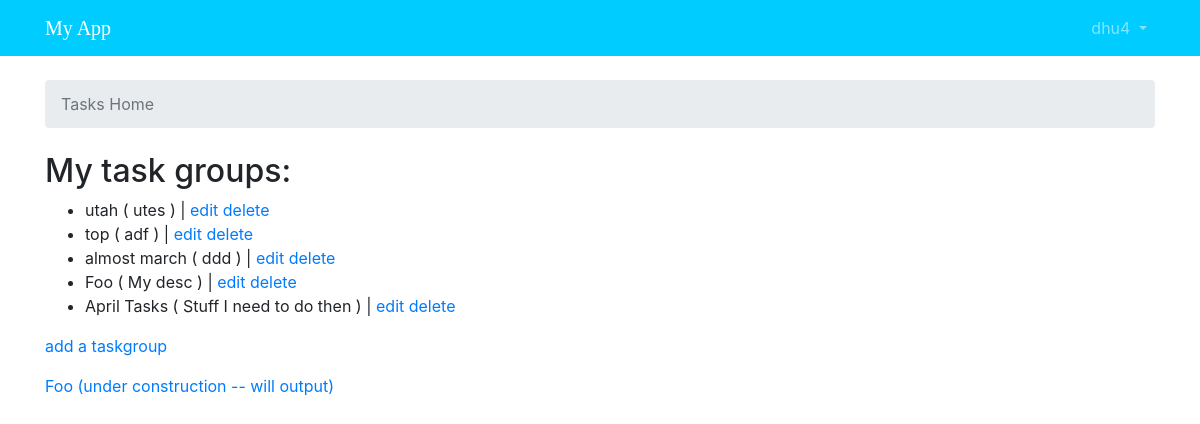
/task/ (signed in), run on the app's committed database.
### task/models.py (models this page shows, shortened)
class TaskGroup(models.Model):
    task_group_name = models.CharField(max_length=30, unique=True)
    description = models.CharField(max_length=100)
    author = models.ForeignKey(User, on_delete=models.PROTECT, related_name='TaskGroups')

### task/views.py (the view)
# urls.py: path('', views.TaskgroupList.as_view(), name='taskgroup_list'),
@method_decorator(login_required, name='dispatch')
class TaskgroupList(ListView):
    model = TaskGroup
    def get_queryset(self):
        queryset = TaskGroup.objects.all().filter(author=self.request.user).order_by('-task_group_name')
        return queryset

### task/templates/task/taskgroup_list.html (shortened to what this page needs)
{% extends "base_tasks.html" %}
{% block breadcrumb %}
  <li class="breadcrumb-item active">
    Tasks Home
  </li>
{% endblock %}
{% block content %}
<h2>My task groups: </h2>
<div>
    <ul>
        {% for taskgroup in object_list %}
            <li>{{ taskgroup.task_group_name }} ( {{ taskgroup.description }} ) | <a
                    href="{% url 'taskgroup_update' taskgroup.pk %}">edit</a>
                    <a href="{% url 'taskgroup_delete' taskgroup.pk %}">delete</a>
            </li>
        {% empty %}
            <li>No taskgroups defined yet.</li>
        {% endfor %}
    </ul>
    <p>
      <a href="{% url 'taskgroup_add' %}">add a taskgroup</a>
    </p>
</div>
<a href="{% url 'foo' %}">Foo (under construction -- will output)</a>
{% endblock %}

### templates/base.html (shortened to what this page needs)
{% load static %}<!DOCTYPE html>
<html>
  <head>
    <link rel="stylesheet" href="{% static 'css/bootstrap.min.css' %}">
    <link rel="stylesheet" href="{% static 'css/app.css' %}">
  </head>
  <body>
    {% block body %}
    <nav class="navbar navbar-expand-sm navbar-dark bg-dark">
      <div class="container">
        <a class="navbar-brand" href="{% url 'homeward' %}">My App</a>
        <div class="collapse navbar-collapse" id="mainMenu">
          {% if user.is_authenticated %}
            <ul class="navbar-nav ml-auto">
              <li class="nav-item dropdown">
                <a class="nav-link dropdown-toggle" href="#" id="userMenu" data-toggle="dropdown" aria-haspopup="true" aria-expanded="false">
                  {{ user.username }}
                </a>
              </li>
            </ul>
          {% else %}
            <form class="form-inline ml-auto">
              <a href="{% url 'login_alternate' %}" class="btn btn-outline-secondary">Log in</a>
              <a href="{% url 'signup' %}" class="btn btn-primary ml-2">Sign up</a>
            </form>
          {% endif %}
        </div>
      </div>
    </nav>
      <div class="container">
        <ol class="breadcrumb my-4">
          {% block breadcrumb %}
          {% endblock %}
        </ol>
        {% block content %}
        {% endblock %}
      </div>
    {% endblock body %}
  </body>
</html>

### static/css/app.css (style rules this page uses)
.navbar-brand { font-family: 'Peralta', cursive; }

### templates/base.html (style rules this page uses)
.bg-dark { background-color: #00ccff!important; border-color: #E7E7E7; }

### data on the page
TaskGroup: task_group_name "utah", description "utes"
TaskGroup: task_group_name "top", description "adf"
TaskGroup: task_group_name "almost march", description "ddd"
TaskGroup: task_group_name "Foo", description "My desc"
TaskGroup: task_group_name "April Tasks", description "Stuff I need to do then"

### other printed values
{{ user.username }} "dhu4"
